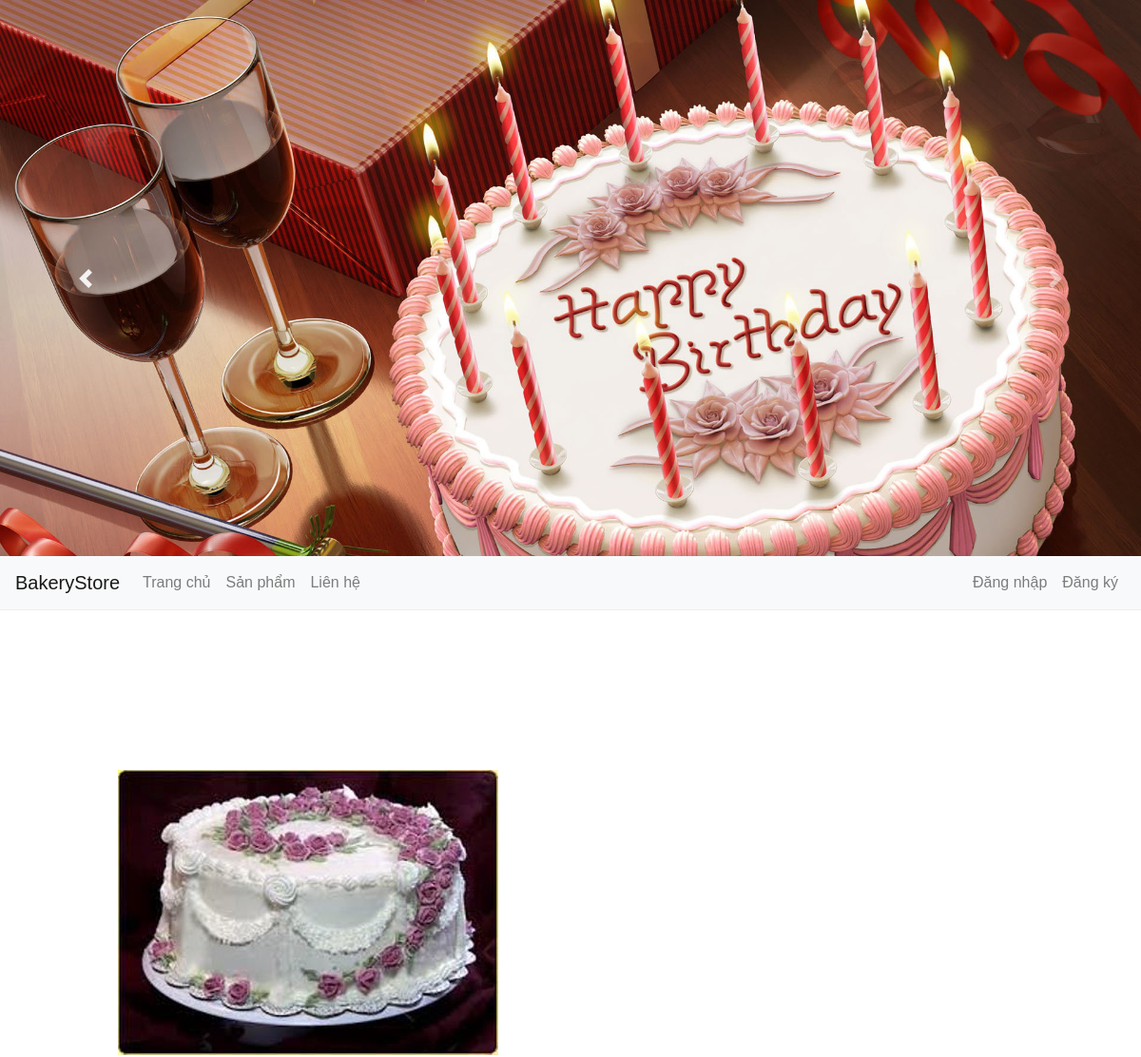
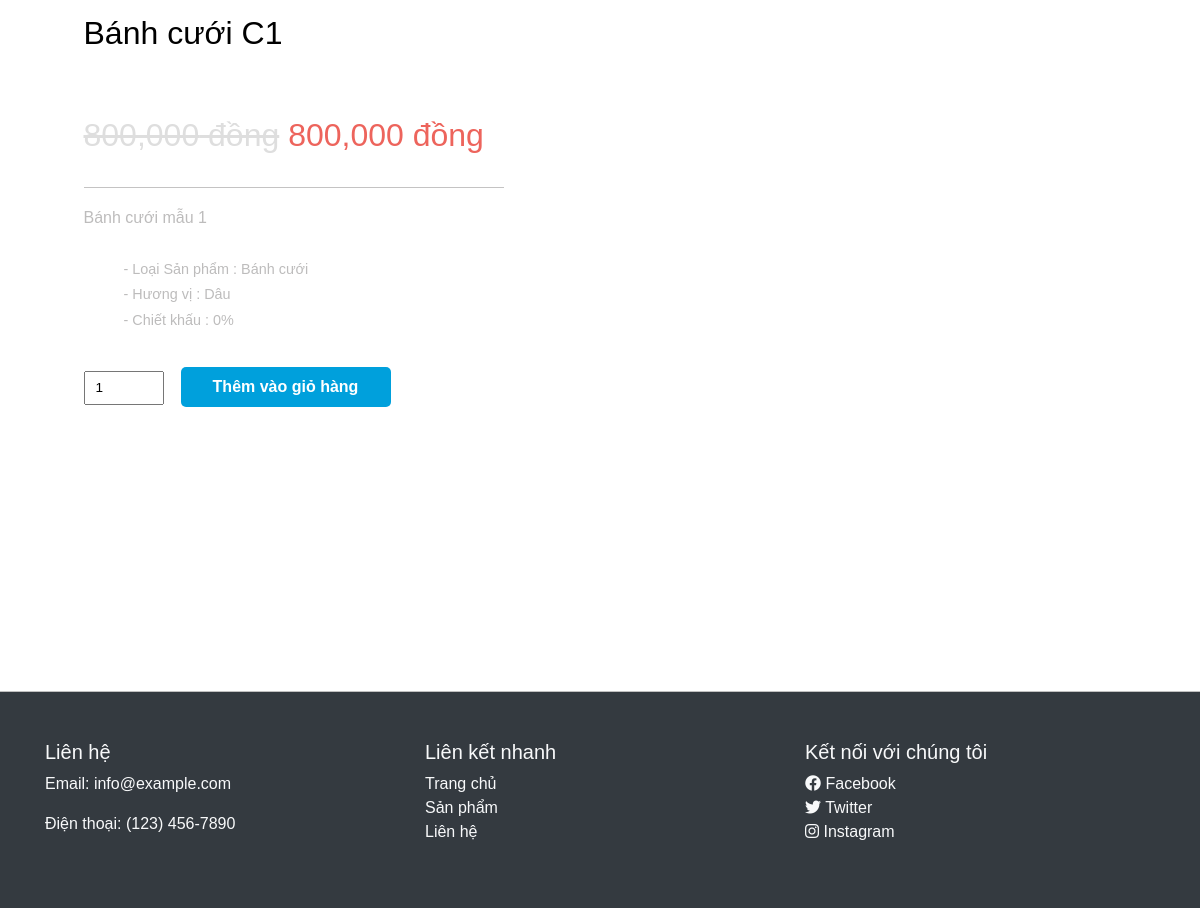
/chitiet_sp.php?ma_san_pham=1, run on the app's committed database (2 pictures, top to bottom).
### tables this page shows
CREATE TABLE `bk_san_pham` (
  `ma_san_pham` int(11) NOT NULL,
  `ma_chu_de` int(11) NOT NULL,
  `ma_nhan_vien` int(11) NOT NULL,
  `ma_khuyen_mai` int(11) NOT NULL,
  `id` int(11) NOT NULL,
  `ten_san_pham` varchar(255) DEFAULT NULL,
  `noi_dung_tom_tat` varchar(255) DEFAULT NULL,
  `noi_dung_chi_tiet` varchar(255) DEFAULT NULL,
  `so_luong` int(11) DEFAULT NULL,
  `hinh_anh` varchar(255) DEFAULT NULL,
  `don_gia` double DEFAULT NULL,
  `ngay_them_san_pham` date DEFAULT NULL
);

CREATE TABLE `bk_khuyen_mai` (
  `ma_khuyen_mai` int(11) NOT NULL,
  `ten_khuyen_mai` varchar(100) NOT NULL,
  `ngay_ap_dung` date DEFAULT NULL,
  `ngay_ket_thuc` date DEFAULT NULL,
  `chiet_khau` double DEFAULT NULL
);

CREATE TABLE `bk_chu_de` (
  `ma_chu_de` int(10) NOT NULL,
  `ten_chu_de` varchar(255) DEFAULT NULL
);

CREATE TABLE `bk_huong_vi` (
  `id` int(11) NOT NULL,
  `ma_huong_vi` varchar(10) NOT NULL,
  `ten_huong_vi` varchar(20) DEFAULT NULL
);

### controllers/c_chi_tiet_san_pham.php (called while the page is built, shortened)
<?php
include("models/m_san_pham.php");
class C_chi_tiet_san_pham{
	function Hien_thi_chi_tiet_san_pham(){
		$ma_san_pham=$_GET["ma_san_pham"];
		$c_chi_tiet= new M_san_pham();
		$chi_tiet=$c_chi_tiet->Doc_san_pham_theo_ma_san_pham($ma_san_pham);
		include("views/include/layout_2.php");
	}
}
?>

### chitiet_sp.php (called while the page is built)
<?php
include("controllers/c_chi_tiet_san_pham.php");
$c_chi_tiet=new C_chi_tiet_san_pham();
$c_chi_tiet->Hien_thi_chi_tiet_san_pham();
?>

### models/database.php (called while the page is built, shortened)
<?php
class database
{
    public function pdo_get_connection()
    {
        $servername = 'localhost';
        $dbname = 'bakery_store';
        $username = 'root';
        $pass = '';
        try {
            $con = new PDO("mysql:host=$servername;dbname=$dbname", $username, $pass);
            $con->setAttribute(PDO::ATTR_ERRMODE, PDO::ERRMODE_EXCEPTION);
            return $con;
        } catch (Exception $ex) {
            echo $ex->getMessage();
            echo $ex->getLine();
            echo $ex->getFile();
        }
    }
    public function pdo_query_one($sql, $sql_args = [])
    {
        try {
            $con = $this->pdo_get_connection();
            $stmt = $con->prepare($sql);
            $stmt->execute($sql_args);
            $rows = $stmt->fetch(PDO::FETCH_OBJ);
            return $rows;
        } catch (PDOException $ex) {
            throw $ex;
        }
    }
}

### models/m_san_pham.php (called while the page is built, shortened)
<?php
include_once("database.php");
class M_san_pham extends database
{
	public function Doc_san_pham_theo_ma_san_pham($ma_san_pham)
	{
		$sql = "SELECT bk_san_pham.*,ten_chu_de,ten_nhan_vien,ten_khuyen_mai,ten_huong_vi, chiet_khau
				from bk_san_pham inner join bk_chu_de on bk_san_pham.ma_chu_de=bk_chu_de.ma_chu_de
				inner join bk_khuyen_mai on bk_san_pham.ma_khuyen_mai=bk_khuyen_mai.ma_khuyen_mai
				inner join bk_huong_vi on bk_san_pham.id=bk_huong_vi.id
				left join bk_nhan_vien on bk_san_pham.ma_nhan_vien=bk_nhan_vien.ma_nhan_vien
				where ma_san_pham=?";
		return $this->pdo_query_one($sql, [$ma_san_pham]);
	}
}

### views/v_chi_tiet_san_pham.php (the view, shortened to what this page needs)
<div class="product">
	 <div class="container">
		 <div class="product-price1">
			 <div class="top-sing">
				  <div class="col-md-7 single-top">
					 <div>
							  <ul class="slides">
								<li style="list-style-type:none">
									<div class="thumb-image"> <img src="public/images/<?php echo $chi_tiet->hinh_anh; ?>" data-imagezoom="true" class="img-responsive" alt=""/> </div>
								</li>
							  </ul>
						</div>
				 </div>
			     <div class="col-md-5 single-top-in simpleCart_shelfItem">
					  <div class="single-para ">
						 <h4><?php echo $chi_tiet->ten_san_pham; ?></h4>
							<h5 class="item_price" ><del style="color: #DEDEDE"><?php echo number_format($chi_tiet->don_gia); ?>&nbsp;đồng</del>&nbsp;<?php echo number_format($chi_tiet->don_gia-($chi_tiet->don_gia*$chi_tiet->chiet_khau/100)); ?>&nbsp;đồng</h5>
							<p class="para"><?php echo $chi_tiet->noi_dung_chi_tiet; ?></p>
							<div class="prdt-info-grid">
								 <ul>
									 <li>- Loại Sản phẩm : <?php echo $chi_tiet->ten_chu_de; ?></li>
									 <li>- Hương vị : <?php echo $chi_tiet->ten_huong_vi; ?></li>
									 <li>- Chiết khấu :  <?php echo $chi_tiet->chiet_khau; ?>%</li>
								 </ul>
							</div>
                                        <input type="text" class="item_quantity" value="1" name="sl_<?php echo $chi_tiet->ma_san_pham ?>" id="sl_<?php echo $chi_tiet->ma_san_pham ?>" style="width:80px"/>
							<a href="javascript:void(0)"><input type="button" class="item_add items" value="Thêm vào giỏ hàng" onclick="chonmua(<?php echo $chi_tiet->ma_san_pham ?>)" ></a>
					 </div>
				 </div>
				 <div class="clearfix"> </div>
			 </div>
	     </div>
	 </div>
</div>

### public/css/style.css (style rules this page uses)
body a { transition: 0.5s all; -webkit-transition: 0.5s all; -o-transition: 0.5s all; -moz-transition: 0.5s all; -ms-transition: 0.5s all; }
h1, h2, h3, h4, h5, h6, label, p { margin: 0; font-family: Arial, Helvetica, sans-serif; }
.items { padding: 4em 0; }
.product { padding: 4em 0 3em; }
.item_quantity { margin: 1em 0; font-size: 0.85em; padding: 5px 10px; display: block; width: 75%; float: left; }
.item_add { color: #fff; text-decoration: none; font-weight: 600; padding: 0.5em 2em; display: inline-block; border-radius: 5px; -moz-border-radius: 5px; -webkit-border-radius: 5px; -o-border-radius: 5px; margin: 1.5em 16px 0px 0px; background: #00a0dc; border: none; outline: none; }
.items { margin: 10px 0 0px 17px; }
.top-sing { margin-bottom: 7em; }
.single-top { width: 32%; margin-right: 5em; }
.single-top-in { width: 61%; }
.single-para h4 { color: #000; font-size: 2em; font-family: Arial, Helvetica, sans-serif; }
p.para { font-size: 1em; color: #BDBCBC; line-height: 1.8em; }
.single-para h5 { color: #ed645c; font-size: 2em; border-bottom: 1px solid #C4C3C3; padding: 1em 0; margin: 1em 0 0.5em; }
.prdt-info-grid { margin: 1.5em 0; }
.prdt-info-grid ul li { display: block; color: #BDBCBC; font-size: 0.9em; padding: 2px 0; }
@media (max-width: 1280px) { .single-top-in { width: 44%; } }
@media (max-width: 1280px) { .item_add { width: 50%; } }
a { font-family: Arial, Helvetica, sans-serif; }

### data on the page
bk_san_pham: hinh_anh (picture), ten_san_pham "Bánh cưới C1", don_gia "800,000", don_gia.chiet_khau "800,000", noi_dung_chi_tiet "Bánh cưới mẫu 1", bk_chu_de.ten_chu_de "Bánh cưới", bk_huong_vi.ten_huong_vi "Dâu", bk_khuyen_mai.chiet_khau "0", ma_san_pham "1"
